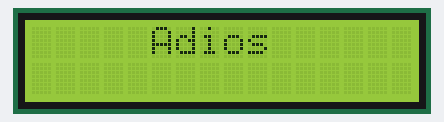
This sketch was run on a simulated ESP32. Shown: 16×2 character LCD.

Above: at 2.1 s.

The sketch:

22_lcd-basico.ino
```cpp
#include <Arduino.h>
#include <LiquidCrystal_I2C.h>
#include <Wire.h>

#define SDA 13
#define SCL 14
#define LCD_ADDRESS 0X3F //  0x7C // 0X27

const char *ssid = "Aula 1";
const char *password = "Horus.2025";

LiquidCrystal_I2C lcd(LCD_ADDRESS, 16, 2);

void setup()
{
  Serial.begin(115200);

  Wire.begin(SDA, SCL);
  // Wire.beginTransmission(LCD_ADDRESS);

  lcd.init();
  lcd.noBacklight();
  delay(1000);
  lcd.backlight();
  lcd.clear();
  // lcd.setCursor(0, 0);
  // lcd.print("Hola mundo");
  // lcd.setCursor(0, 1);
  // lcd.print("Bienvenido...");
}

void loop()
{
  lcd.display();
  delay(500);
  lcd.noDisplay();
  delay(500);
  lcd.setCursor(5, 0);
  lcd.print("Adios");
}
```

Measured:
- what the display in image 0 shows lasts 0.5 s, from 2.1 s to 2.6 s
